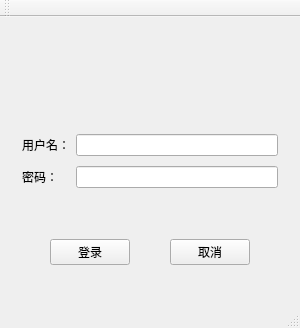
<?xml version="1.0" encoding="UTF-8"?>
<ui version="4.0">
 <class>MainWindow</class>
 <widget class="QMainWindow" name="MainWindow">
  <property name="geometry">
   <rect>
    <x>0</x>
    <y>0</y>
    <width>300</width>
    <height>328</height>
   </rect>
  </property>
  <property name="windowTitle">
   <string>MainWindow</string>
  </property>
  <widget class="QWidget" name="centralWidget">
   <layout class="QVBoxLayout" name="verticalLayout">
    <item>
     <widget class="QWidget" name="widget" native="true">
      <layout class="QHBoxLayout" name="horizontalLayout">
       <item>
        <spacer name="horizontalSpacer">
         <property name="orientation">
          <enum>Qt::Horizontal</enum>
         </property>
         <property name="sizeHint" stdset="0">
          <size>
           <width>40</width>
           <height>20</height>
          </size>
         </property>
        </spacer>
       </item>
       <item>
        <widget class="QLabel" name="label">
         <property name="maximumSize">
          <size>
           <width>50</width>
           <height>50</height>
          </size>
         </property>
         <property name="text">
          <string/>
         </property>
         <property name="pixmap">
          <pixmap>../01/image/2.jpg</pixmap>
         </property>
         <property name="scaledContents">
          <bool>true</bool>
         </property>
        </widget>
       </item>
       <item>
        <spacer name="horizontalSpacer_2">
         <property name="orientation">
          <enum>Qt::Horizontal</enum>
         </property>
         <property name="sizeHint" stdset="0">
          <size>
           <width>40</width>
           <height>20</height>
          </size>
         </property>
        </spacer>
       </item>
      </layout>
     </widget>
    </item>
    <item>
     <widget class="QWidget" name="widget_2" native="true">
      <layout class="QGridLayout" name="gridLayout">
       <item row="0" column="0">
        <widget class="QLabel" name="label_2">
         <property name="text">
          <string>用户名：</string>
         </property>
        </widget>
       </item>
       <item row="0" column="1">
        <widget class="QLineEdit" name="lineEdit"/>
       </item>
       <item row="1" column="0">
        <widget class="QLabel" name="label_3">
         <property name="text">
          <string>密码：</string>
         </property>
        </widget>
       </item>
       <item row="1" column="1">
        <widget class="QLineEdit" name="lineEdit_2"/>
       </item>
      </layout>
     </widget>
    </item>
    <item>
     <widget class="QWidget" name="widget_3" native="true">
      <layout class="QHBoxLayout" name="horizontalLayout_2">
       <property name="spacing">
        <number>20</number>
       </property>
       <item>
        <spacer name="horizontalSpacer_3">
         <property name="orientation">
          <enum>Qt::Horizontal</enum>
         </property>
         <property name="sizeHint" stdset="0">
          <size>
           <width>30</width>
           <height>20</height>
          </size>
         </property>
        </spacer>
       </item>
       <item>
        <widget class="QPushButton" name="pushButton">
         <property name="text">
          <string>登录</string>
         </property>
        </widget>
       </item>
       <item>
        <spacer name="horizontalSpacer_5">
         <property name="orientation">
          <enum>Qt::Horizontal</enum>
         </property>
         <property name="sizeType">
          <enum>QSizePolicy::Fixed</enum>
         </property>
         <property name="sizeHint" stdset="0">
          <size>
           <width>20</width>
           <height>20</height>
          </size>
         </property>
        </spacer>
       </item>
       <item>
        <widget class="QPushButton" name="pushButton_2">
         <property name="text">
          <string>取消</string>
         </property>
        </widget>
       </item>
       <item>
        <spacer name="horizontalSpacer_4">
         <property name="orientation">
          <enum>Qt::Horizontal</enum>
         </property>
         <property name="sizeHint" stdset="0">
          <size>
           <width>30</width>
           <height>20</height>
          </size>
         </property>
        </spacer>
       </item>
      </layout>
     </widget>
    </item>
   </layout>
  </widget>
  <widget class="QMenuBar" name="menuBar">
   <property name="geometry">
    <rect>
     <x>0</x>
     <y>0</y>
     <width>300</width>
     <height>22</height>
    </rect>
   </property>
  </widget>
  <widget class="QToolBar" name="mainToolBar">
   <attribute name="toolBarArea">
    <enum>TopToolBarArea</enum>
   </attribute>
   <attribute name="toolBarBreak">
    <bool>false</bool>
   </attribute>
  </widget>
  <widget class="QStatusBar" name="statusBar"/>
 </widget>
 <layoutdefault spacing="6" margin="11"/>
 <resources/>
 <connections/>
</ui>
